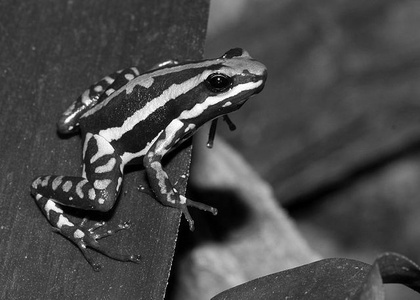
%> input picture treeFrog.jpg, 420 x 300 px, shrunk from 640 x 457 before the run
$ octave --eval "twoDDCT('treeFrog.jpg');"   (GNU Octave 9; MATLAB toolbox functions it lacks are replaced by stand-ins)
%> lines starting %> are read from the running program, lines starting %| are printed output that depends on the picture; in (x1, y1, x2, y2) boxes, pixels count from 0 and x2, y2 are one past the last pixel; in counts of white or black regions, pixels touching at a corner belong together; the program's own positions count from 1
### processChunk.m
function [XComp] = processChunk(pixelValues, C, Q)
%Use 2D-DCT and quantization to process an 8 by 8 chunk of a photo
%Parameters: pixelValues - 8x8 matrix of grey scale pixel values
%p - loss parameter (1 default, > 1 more compression)
%C - the 2D-DCT transformation matrix (this is to save compuation time since
%it can be computed once one level up)
%Q - the linear quantization matrix (once again this is costant but saves
%time coputing it only once)
%Return: xComp - a matrix with the compressed pixel values

Xd = double(pixelValues);
Y = C * Xd * C';
Yq = round(Y./Q);
Ydq = Yq.*Q;
XComp = C' * Ydq * C;


end

### twoDDCT.m
function [ ] = twoDDCT(imageFileName)
%> called with imageFileName = 'treeFrog.jpg'
%Creates three versions of a compressed version of the given image
%grey scale using quantizized 2D-DCT with a loss parameter of 1,2,4
X = imread(imageFileName);
%> X is the input picture: size 300x420 uint8; min 0, max 255, mean 73
[height, width] = size(X);
%> height = 300; width = 420
Xd = double(X);
Xc = Xd - 128;
C = zeros(8,8);
Qp = zeros(8,8);
for i = 0:7
    for j = 0:7
        if i == 0
        a = 1 / sqrt(2);
        else
            a = 1;
        end
        C(i+1,j+1) = sqrt(2)/sqrt(8) * a * cos(i*(2*j+1)*pi/(2*8));
        Qp(i+1,j+1) = 8 *(i + j + 1);
    end
end

xBlocks = floor(width/8);
%> xBlocks = 52
yBlocks = floor(height/8);
%> yBlocks = 37
xRemainder = mod(width,8);
%> xRemainder = 4
yRemainder = mod(height,8);
%> yRemainder = 4

p = 1;
Q = p * Qp;
Xp1 = zeros(height,width);
for i = 1:yBlocks
    for j = 1:xBlocks
        Xp1(8*i-7:8*i, 8*j-7:8*j) = processChunk(Xc(8*i-7:8*i,8*j-7:8*j),C,Q);
    end
end

if yRemainder ~= 0
    for j = 1:xBlocks
        temp8 = processChunk(Xc(height-7:height, 8*j-7:8*j),C,Q);
        Xp1(height-yRemainder + 1:height, 8*j-7:8*j) = temp8(8-yRemainder + 1:8, 1:8);
    end
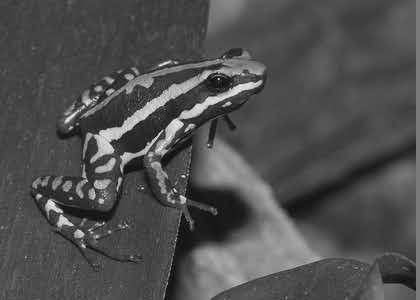
%> Xp1: size 300x420 double; min -156.2, max 168.8, mean -54.4; drawn with min black and max white
end

if xRemainder ~= 0
    for i = 1:yBlocks
        temp8 = processChunk(Xc(8*i-7:8*i, width-7:width),C,Q);
        Xp1(8*i-7:8*i, width - xRemainder + 1:width) = temp8(1:8, 8 - xRemainder + 1:8);
    end
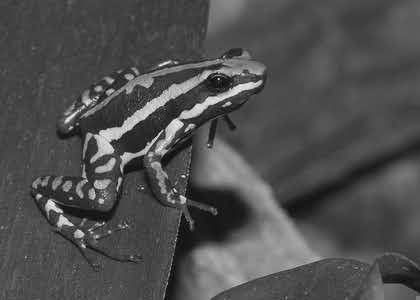
%> Xp1: size 300x420 double; 0.94% of pixels changed, all inside (x1, y1, x2, y2) = (416, 0, 420, 296); drawn with min black and max white
end

if xRemainder ~= 0 && yRemainder ~= 0
    temp8 = processChunk(Xc(height - 7:height, width - 7: width),C,Q);
%> temp8 = [-50.67 -43.2 -34.39 -32.67 -43.31 -64.67 -88.51 -104.1; -57.05 -50.83 -42.81 -39.08 -43.67 -55.87 -70.38 -80.11; -59.24 -56.03 -51.24 -47.21 -45.7 -46.93 -49.58 -51.63; -50.46 -51.41 -52.35 -52 -49.61 -45.55 -41.23 -38.46; -37.87 -41.82 -47.56 -52.07 -53.1 -50.51 -46.22 -43.07; -35.19 -38.72 -44.31 -49.76 -53.3 -54.39 -53.8 -52.98; -46.01 -46.09 -46.57 -47.85 -50.07 -52.89 -55.54 -57.15; -58.48 -55.26 -50.63 -47.16 -46.71 -49.35 -53.34 -56.22]
    Xp1(height-yRemainder + 1:height, width - xRemainder + 1:width) = temp8(8 -yRemainder + 1:8, 8 - xRemainder + 1:8);
%> Xp1: size 300x420 double; 0.01% of pixels changed, all inside (x1, y1, x2, y2) = (416, 296, 420, 300)
end

Xp1 = Xp1 + 128;
Xp1 = uint8(Xp1);
%> Xp1: size 300x420 uint8
imwrite(Xp1, 'tree_frog_p1.png');

p = 2;
Q = p * Qp;
Xp2 = zeros(height,width);
for i = 1:yBlocks
    for j = 1:xBlocks
        Xp2(8*i-7:8*i, 8*j-7:8*j) = processChunk(Xc(8*i-7:8*i,8*j-7:8*j),C,Q);
    end
end

if yRemainder ~= 0
    for j = 1:xBlocks
        temp8 = processChunk(Xc(height-7:height,8*j-7:8*j),C,Q);
        Xp2(height-yRemainder + 1:height, 8*j-7:8*j) = temp8(8-yRemainder + 1:8, 1:8);
    end
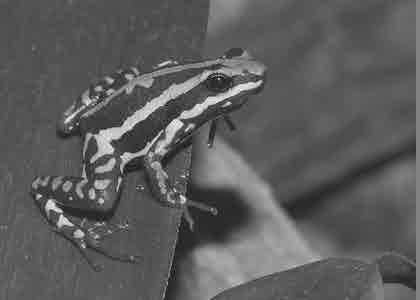
%> Xp2: size 300x420 double; min -186.4, max 176.8, mean -54.4; drawn with min black and max white
end

if xRemainder ~= 0
    for i = 1:yBlocks
        temp8 = processChunk(Xc(8*i-7:8*i, width-7:width),C,Q);
        Xp2(8*i-7:8*i, width - xRemainder + 1:width) = temp8(1:8, 8 - xRemainder + 1:8);
    end
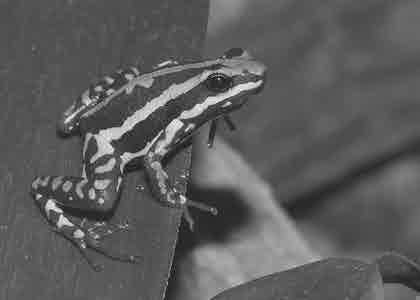
%> Xp2: size 300x420 double; 0.94% of pixels changed, all inside (x1, y1, x2, y2) = (416, 0, 420, 296); drawn with min black and max white
end

if xRemainder ~= 0 && yRemainder ~= 0
    temp8 = processChunk(Xc(height - 7:height, width - 7: width),C,Q);
%> temp8 = [-40.46 -43.06 -47.87 -54.15 -60.95 -67.23 -72.04 -74.64; -41.37 -43.7 -48.02 -53.65 -59.75 -65.39 -69.7 -72.04; -43.06 -44.9 -48.3 -52.74 -57.55 -61.99 -65.39 -67.23; -45.26 -46.45 -48.66 -51.54 -54.66 -57.55 -59.75 -60.95; -47.64 -48.14 -49.05 -50.25 -51.54 -52.74 -53.65 -54.15; -49.85 -49.7 -49.42 -49.05 -48.66 -48.3 -48.02 -47.87; -51.53 -50.89 -49.7 -48.14 -46.45 -44.9 -43.7 -43.06; -52.45 -51.53 -49.85 -47.64 -45.26 -43.06 -41.37 -40.46]
    Xp2(height-yRemainder + 1:height, width - xRemainder + 1:width) = temp8(8-yRemainder + 1:8, 8 - xRemainder + 1:8);
end

Xp2 = Xp2 + 128;
Xp2 = uint8(Xp2);
%> Xp2: size 300x420 uint8
imwrite(Xp2, 'tree_frog_p2.png');

p = 4;
Q = p * Qp;
Xp4 = zeros(height,width);
for i = 1:yBlocks
    for j = 1:xBlocks
        Xp4(8*i-7:8*i, 8*j-7:8*j) = processChunk(Xc(8*i-7:8*i,8*j-7:8*j),C,Q);
    end
end

if yRemainder ~= 0
    for j = 1:xBlocks
        temp8 = processChunk(Xc(height-7:height,8*j-7:8*j),C,Q);
        Xp4(height-yRemainder + 1:height, 8*j-7:8*j) = temp8(8-yRemainder + 1:8, 1:8);
    end
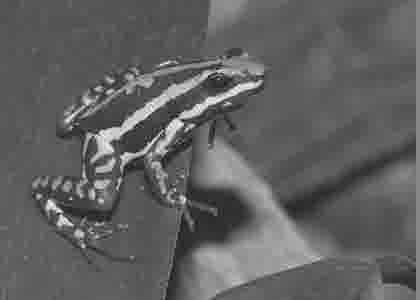
%> Xp4: size 300x420 double; min -192.9, max 170.8, mean -54.4; drawn with min black and max white
end

if xRemainder ~= 0
    for i = 1:yBlocks
        temp8 = processChunk(Xc(8*i-7:8*i, width-7:width),C,Q);
        Xp4(8*i-7:8*i, width - xRemainder + 1:width) = temp8(1:8, 8 - xRemainder + 1:8);
    end
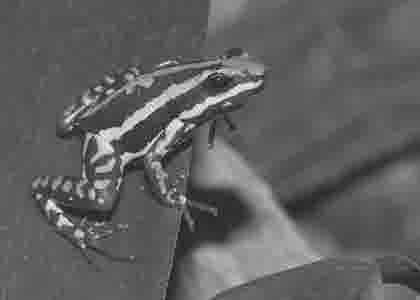
%> Xp4: size 300x420 double; 0.94% of pixels changed, all inside (x1, y1, x2, y2) = (416, 0, 420, 296); drawn with min black and max white
end

if xRemainder ~= 0 && yRemainder ~= 0
    temp8 = processChunk(Xc(height - 7:height, width - 7: width),C,Q);
%> temp8 = [-40.9 -42.59 -45.71 -49.79 -54.21 -58.29 -61.41 -63.1; -40.9 -42.59 -45.71 -49.79 -54.21 -58.29 -61.41 -63.1; -40.9 -42.59 -45.71 -49.79 -54.21 -58.29 -61.41 -63.1; -40.9 -42.59 -45.71 -49.79 -54.21 -58.29 -61.41 -63.1; -40.9 -42.59 -45.71 -49.79 -54.21 -58.29 -61.41 -63.1; -40.9 -42.59 -45.71 -49.79 -54.21 -58.29 -61.41 -63.1; -40.9 -42.59 -45.71 -49.79 -54.21 -58.29 -61.41 -63.1; -40.9 -42.59 -45.71 -49.79 -54.21 -58.29 -61.41 -63.1]
    Xp4(height-yRemainder + 1:height, width - xRemainder + 1:width) = temp8(8-yRemainder + 1:8, 8 - xRemainder + 1:8);
end
Xp4 = Xp4 + 128;
Xp4 = uint8(Xp4);
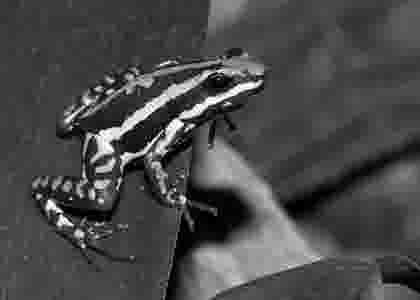
%> Xp4: size 300x420 uint8; min 0, max 255, mean 73.1
imwrite(Xp4, 'tree_frog_p4.png');
end
